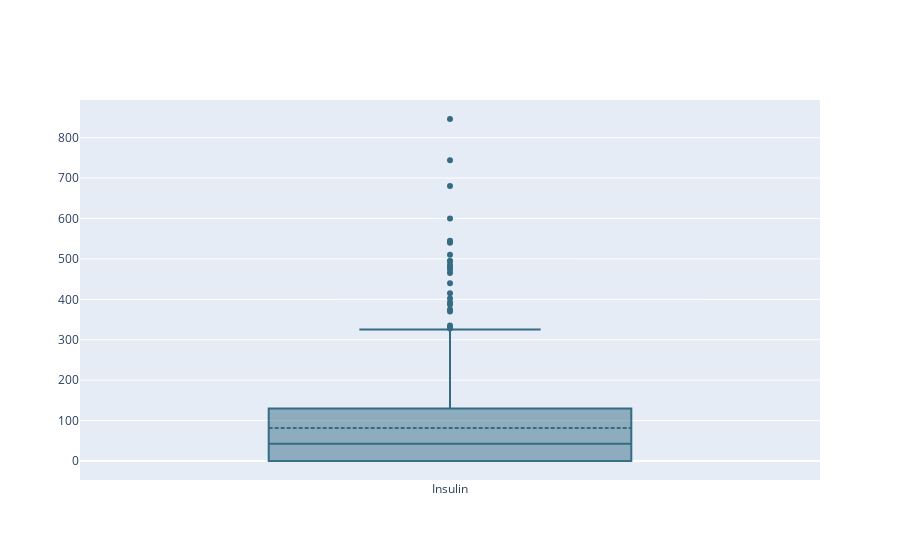
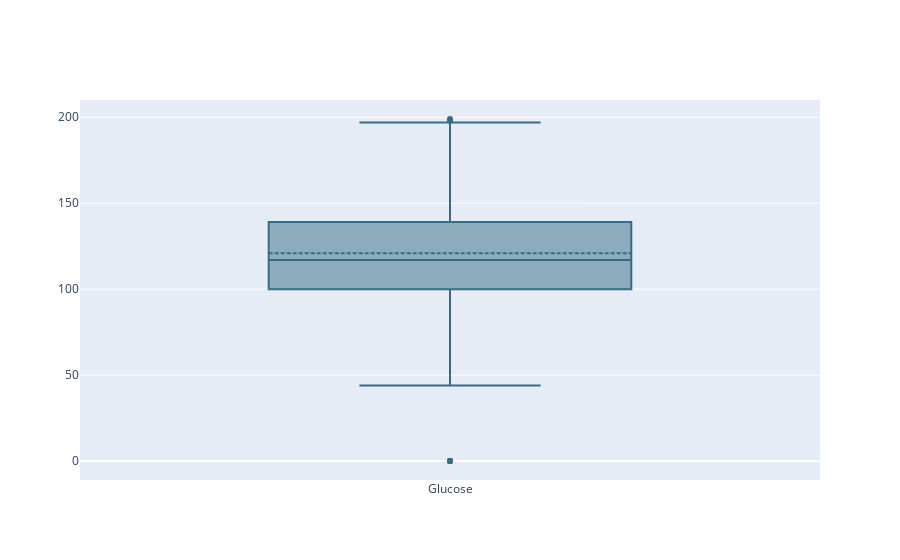
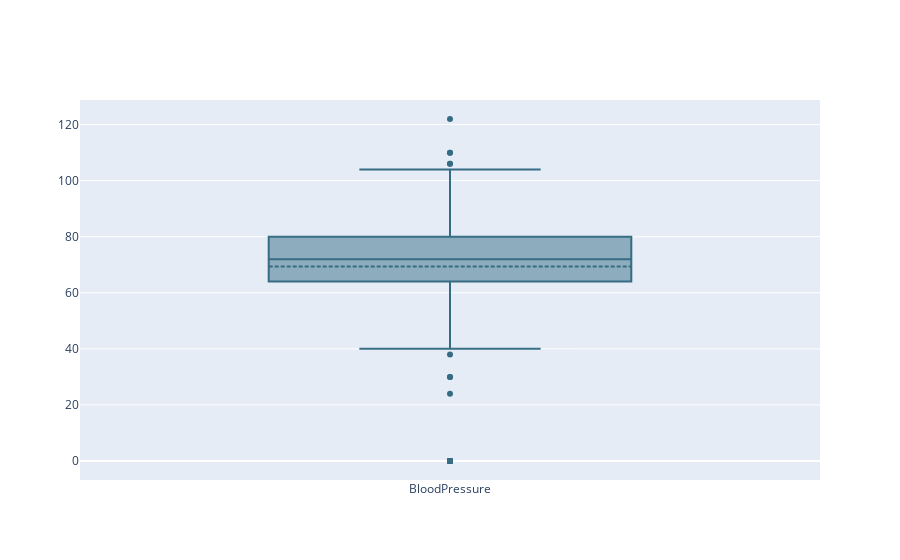

The notebook cell these images were saved under, in order:
### Markdown cell above
After we see the distribution of the outcome, we now plot some visualization to check outliers.

### Code cell
#To check the outliers, we will plot the boxplot of the dataset
go.Figure(data=go.Box(
    y=x_train['Insulin'],
    name='Insulin',
    marker_color='#0A4D68',
    boxmean=True,
    line_color='#0A4D68',
    opacity=0.8)).show()

go.Figure(data=go.Box(
    y=x_train['Glucose'],
    name='Glucose',
    marker_color='#0A4D68',
    boxmean=True,
    line_color='#0A4D68',
    opacity=0.8)).show()

go.Figure(data=go.Box(
    y=x_train['BloodPressure'],
    name='BloodPressure',
    marker_color='#0A4D68',
    boxmean=True,
    line_color='#0A4D68',
    opacity=0.8)).show()

go.Figure(data=go.Box(
    y=x_train['SkinThickness'],
    name='SkinThickness',
    marker_color='#0A4D68',
    boxmean=True,
    line_color='#0A4D68',
    opacity=0.8)).show()

### Figure 1 — Plotly figure (JSON) as saved in the notebook; plotly's stock layout.template omitted (floating-point values rounded to 4 significant figures; data arrays with more than 128 entries replaced by an {"elided": "..."} marker saying what was removed)
{"data": [{"boxmean": true, "line": {"color": "#0A4D68"}, "marker": {"color": "#0A4D68"}, "name": "Insulin", "opacity": 0.8, "type": "box", "y": {"elided": "614 int values"}}], "layout": {}}

### Figure 2 — Plotly figure (JSON) as saved in the notebook; plotly's stock layout.template omitted (floating-point values rounded to 4 significant figures; data arrays with more than 128 entries replaced by an {"elided": "..."} marker saying what was removed)
{"data": [{"boxmean": true, "line": {"color": "#0A4D68"}, "marker": {"color": "#0A4D68"}, "name": "Glucose", "opacity": 0.8, "type": "box", "y": {"elided": "614 int values"}}], "layout": {}}

### Figure 3 — Plotly figure (JSON) as saved in the notebook; plotly's stock layout.template omitted (floating-point values rounded to 4 significant figures; data arrays with more than 128 entries replaced by an {"elided": "..."} marker saying what was removed)
{"data": [{"boxmean": true, "line": {"color": "#0A4D68"}, "marker": {"color": "#0A4D68"}, "name": "BloodPressure", "opacity": 0.8, "type": "box", "y": {"elided": "614 int values"}}], "layout": {}}
